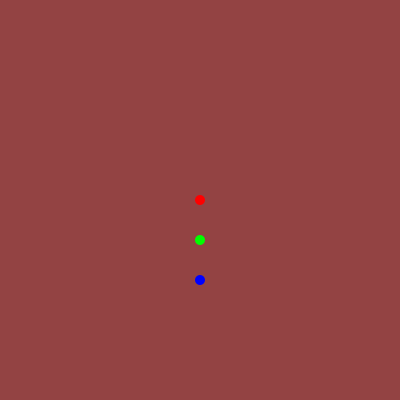
Frame 1 (no input)
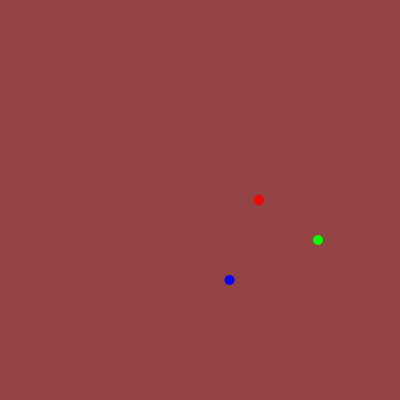
Frame 60 (the mouse pressed at the canvas centre just before this capture)
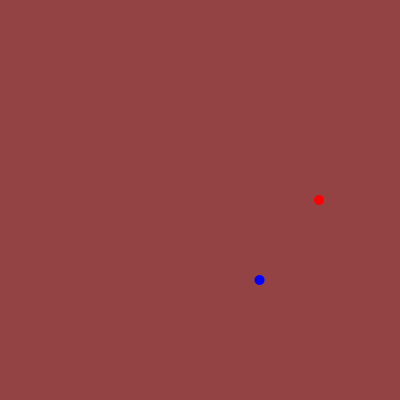
Frame 120 (the mouse held since frame 60 and released just before this capture)

The Processing sketch that drew these frames (run headless with seeded random() and noise(); from frame 60 on, the mouse is pressed at the canvas centre):

// Processing sketch: Multiplication_to_scale_up_or_down_speeds_and_sizes_1
// ── Multiplication_to_scale_up_or_down_speeds_and_sizes_1.pde
float x = 0; 

  void setup() {
  size(400, 400);
  fill(#438293);
  noStroke();
}

void draw() {
  translate(200, 200);
  background(#934343);

  fill(255, 0, 0);
  ellipse(x, 0, 10, 10);

  fill(0, 255, 0);
  ellipse(x * 2, 40, 10, 10);

  fill(0, 0, 255);
  ellipse(x * 0.5, 80, 10, 10);

  x= x + 1;
}
